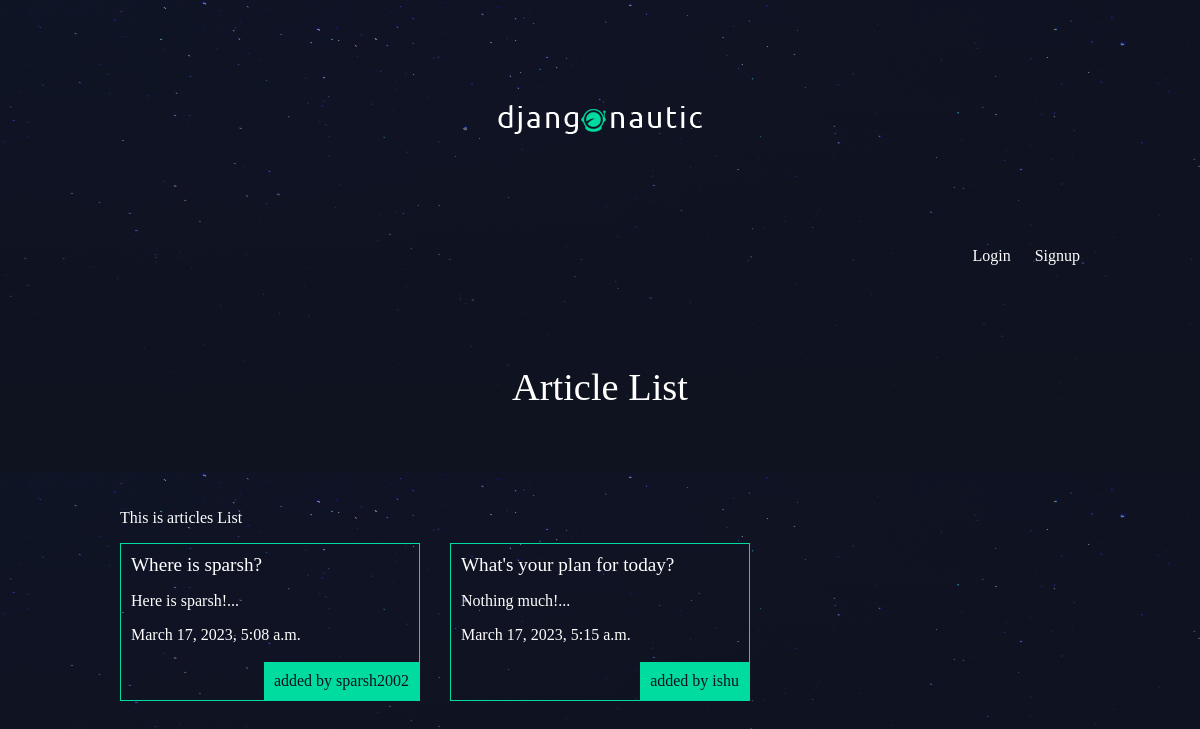
The app's page /articles/ with its own data.
### articles/models.py (models this page shows, shortened)
class Article(models.Model):
    title = models.CharField(max_length=100)
    slug = models.SlugField()
    body = models.TextField()
    date = models.DateTimeField(auto_now_add=True)
    thumb = models.ImageField(default='default.png' , blank=True)
    author = models.ForeignKey(User , default=None , on_delete=models.CASCADE)
    def snippet(self):
        return self.body[:50] + '...'

### articles/views.py (the view)
# urls.py: path('', views.article_list , name="list"),
def article_list(request):
    articles = Article.objects.all().order_by('date')
    return render(request , 'articles/article_list.html' , {'articles':articles})

### articles/templates/articles/article_list.html
{% extends 'base_layout.html' %}
{% block content %}
    <h1>
        Article List
    </h1>
    <p>This is articles List</p>
    <div class="articles">
        {% for article in articles %}
            <div class="article">
                <h2><a href="{% url 'articles:detail' slug=article.slug %}" >{{article.title}}</a></h2>
                <p>{{article.snippet}}</p>
                <p>{{article.date}}</p>
                <p class="author">added by {{article.author.username}} </p>
            </div>
        {%endfor %}
    </div>
{% endblock %}

### dblog/static/styles.css (style rules this page uses)
body { background-color: #0f121f; background-image: url(/static/stars.png); background-repeat-y: no-repeat; color: #fff; }
body * { font-family: Ubuntu; }
h1, h2, h3, h4, h5 { font-weight: normal; margin: 0; }
a, a:hover, a:visited { color: #fff; text-decoration: none; }
div.wrapper > h1 { text-align: center; margin: 100px auto; font-size: 2.4em }
.articles { display: grid; grid-template-columns: 1fr 1fr 1fr; grid-gap: 30px; }
.article { padding: 10px; border: 1px solid #00dba0; position: relative; padding-bottom: 40px; }
.article h2 { font-size: 1.2em; }
.article .author { padding: 10px; background: #00dba0; position: absolute; right: 0; bottom: 0; margin: 0; color: #0f121f; }

### records on screen
Article: title "Where is sparsh?", snippet "Here is sparsh!...", date "March 17, 2023, 5:08 a.m.", author.username "sparsh2002"
Article: title "What's your plan for today?", snippet "Nothing much!...", date "March 17, 2023, 5:15 a.m.", author.username "ishu"
